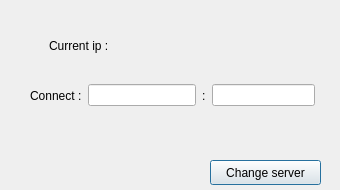
<?xml version="1.0" encoding="UTF-8"?>
<ui version="4.0">
 <class>ChangeIp</class>
 <widget class="QDialog" name="ChangeIp">
  <property name="geometry">
   <rect>
    <x>0</x>
    <y>0</y>
    <width>340</width>
    <height>190</height>
   </rect>
  </property>
  <property name="sizePolicy">
   <sizepolicy hsizetype="Fixed" vsizetype="Fixed">
    <horstretch>0</horstretch>
    <verstretch>0</verstretch>
   </sizepolicy>
  </property>
  <property name="minimumSize">
   <size>
    <width>340</width>
    <height>190</height>
   </size>
  </property>
  <property name="maximumSize">
   <size>
    <width>340</width>
    <height>190</height>
   </size>
  </property>
  <property name="baseSize">
   <size>
    <width>340</width>
    <height>190</height>
   </size>
  </property>
  <property name="windowTitle">
   <string>Dialog</string>
  </property>
  <widget class="QWidget" name="horizontalLayoutWidget">
   <property name="geometry">
    <rect>
     <x>49</x>
     <y>30</y>
     <width>251</width>
     <height>31</height>
    </rect>
   </property>
   <layout class="QHBoxLayout" name="horizontalLayout">
    <item>
     <widget class="QLabel" name="text_current">
      <property name="sizePolicy">
       <sizepolicy hsizetype="Maximum" vsizetype="Preferred">
        <horstretch>0</horstretch>
        <verstretch>0</verstretch>
       </sizepolicy>
      </property>
      <property name="text">
       <string>Current ip :</string>
      </property>
     </widget>
    </item>
    <item>
     <widget class="QLabel" name="ipLabel">
      <property name="text">
       <string/>
      </property>
      <property name="alignment">
       <set>Qt::AlignCenter</set>
      </property>
     </widget>
    </item>
   </layout>
  </widget>
  <widget class="QWidget" name="horizontalLayoutWidget_2">
   <property name="geometry">
    <rect>
     <x>30</x>
     <y>80</y>
     <width>285</width>
     <height>31</height>
    </rect>
   </property>
   <layout class="QHBoxLayout" name="horizontalLayout_2">
    <item>
     <widget class="QLabel" name="text_connect">
      <property name="text">
       <string>Connect :</string>
      </property>
     </widget>
    </item>
    <item>
     <widget class="QLineEdit" name="ipLineEdit">
      <property name="sizePolicy">
       <sizepolicy hsizetype="Fixed" vsizetype="Fixed">
        <horstretch>0</horstretch>
        <verstretch>0</verstretch>
       </sizepolicy>
      </property>
      <property name="inputMask">
       <string/>
      </property>
      <property name="text">
       <string/>
      </property>
     </widget>
    </item>
    <item>
     <widget class="QLabel" name="text_dots">
      <property name="text">
       <string>:</string>
      </property>
     </widget>
    </item>
    <item>
     <widget class="QLineEdit" name="portLineEdit">
      <property name="sizePolicy">
       <sizepolicy hsizetype="Preferred" vsizetype="Fixed">
        <horstretch>0</horstretch>
        <verstretch>0</verstretch>
       </sizepolicy>
      </property>
     </widget>
    </item>
   </layout>
  </widget>
  <widget class="QPushButton" name="changeServerButton">
   <property name="geometry">
    <rect>
     <x>210</x>
     <y>160</y>
     <width>111</width>
     <height>25</height>
    </rect>
   </property>
   <property name="text">
    <string>Change server</string>
   </property>
  </widget>
  <widget class="QLabel" name="errorLabel">
   <property name="geometry">
    <rect>
     <x>30</x>
     <y>120</y>
     <width>281</width>
     <height>31</height>
    </rect>
   </property>
   <property name="font">
    <font>
     <weight>75</weight>
     <bold>true</bold>
    </font>
   </property>
   <property name="text">
    <string/>
   </property>
  </widget>
 </widget>
 <resources/>
 <connections/>
</ui>
